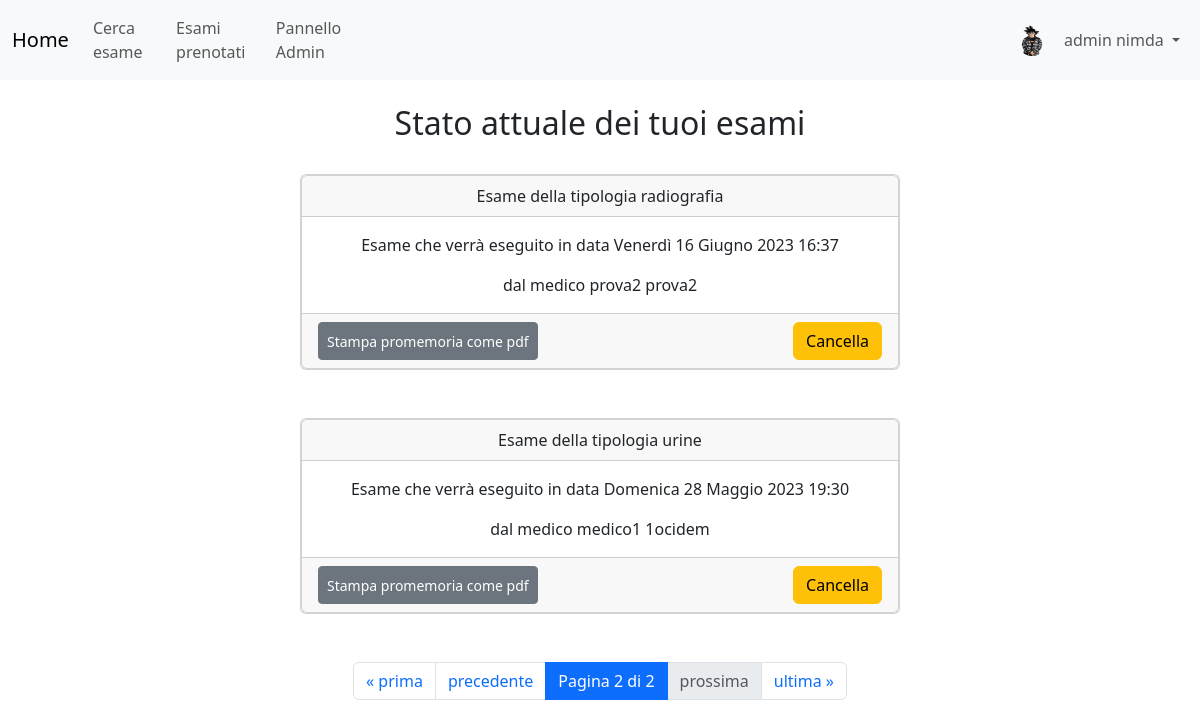
The app's page /gestione_utenti/situazione/?page=2 (signed in), older data.
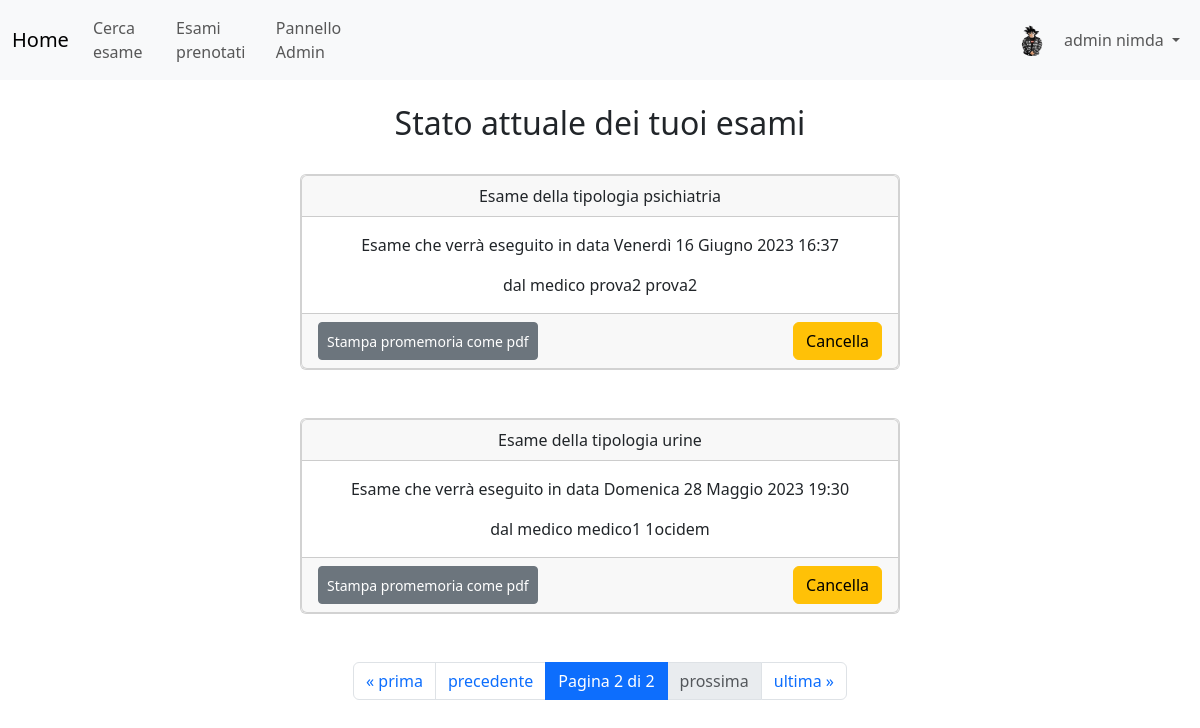
The same page, newer data.
### gestione_medici/models.py (models this page shows, shortened)
class Esame(DirtyFieldsMixin, models.Model):
    TIPOLOGIE_POSSIBILI = [
        ('ematochimica', 'Ematochimica'),
        ('urine', 'Urine'),
        ('oculistica', 'Oculistica'),
        ('radiografia', 'Radiografia'),
        ('ginecologia', 'Ginecologia'),
        ('ecografia', 'Ecografia'),
        ('risonanza_magnetica', 'Risonanza magnetica'),
        ('cardiologia', 'Cardiologia'),
        ('allergologia', 'Allergologia'),
        ('gastroenterologia', 'gastroenterologia'),
        ('urologia', 'Urologia'),
        ('psichiatria', 'Psichiatria'),
        ('pediatria', 'Pediatria'),
        ('otorinolaringologia', 'Otorinolaringologia'),
        ('neurologia', 'Neurologia'),
        ('dermatologia', 'Dermatologia'),
        ('endocrinologia', 'Endocrinologia'),
        ('angiologia', 'Angiologia')
    ]
    STATI_POSSIBILI = [
        ('disponibile', 'Disponibile'),
        ('prenotato', 'Prenotato'),
        ('eseguito', 'Eseguito'),
        ('cancellato', 'Cancellato')
    ]
    tipologia = models.CharField(max_length=30, choices=TIPOLOGIE_POSSIBILI)
    medico = models.ForeignKey(Medico, related_name='esami_caricati', on_delete=models.PROTECT)
    data = models.DateTimeField()
    stato = models.CharField(max_length=20, choices=STATI_POSSIBILI, default='disponibile')
    paziente = models.ForeignKey(UtenteCustom, related_name='esami', null=True, blank=True,
                               on_delete=models.SET_NULL)
    def get_nome_medico(self):
        return self.medico.utente.first_name
    def get_cognome_medico(self):
        return self.medico.utente.last_name
    class Meta:
        verbose_name_plural = 'Esami'
        ordering = ['data']

class Medico(models.Model):
    utente = models.OneToOneField(UtenteCustom, on_delete=models.CASCADE, related_name='medico')
    descrizione = models.TextField(blank=True, null=True)
    class Meta:
        verbose_name_plural = 'Medici'

### utenti_custom/models.py (models this page shows)
class UtenteCustom(AbstractUser):
    username = None
    email = models.EmailField(_('email address'), unique=True)
    foto_profilo = models.ImageField(upload_to ='immagini_utenti/%Y/%m/%d/', blank=True, null=True)
    USERNAME_FIELD = 'email'
    REQUIRED_FIELDS = ['first_name', 'last_name',]
    objects = UserManager()
    def __str__(self):
        return f"{self.first_name} {self.last_name}"

### gestione_utenti/views.py (the view)
# urls.py: path("situazione/", situazione_utente, name='situazione'),
@login_required
def situazione_utente(request):
    user = get_object_or_404(UtenteCustom, pk=request.user.pk)
    esami = user.esami.all().order_by('-data')
    paginatore = Paginator(esami, 2)
    numero_pagina = request.GET.get("page")
    pagina = paginatore.get_page(numero_pagina)
    ctx = {'page_obj': pagina}
    return render(request,"gestione_utenti/situazione.html",ctx)

### gestione_utenti/templates/gestione_utenti/situazione.html (shortened to what this page needs)
{% extends 'base.html' %}
{% block content %}
<br>
<center>
<h2> Stato attuale dei tuoi esami </h2>
</center>
<br>
<div class="d-flex justify-content-center">
{% for e in page_obj  %}
<br>
<div class="d-flex aligns-items-center justify-content-center card text-center w-50 mx-auto">
<div class="card text-center">
  <div class="card-header">
     Esame della tipologia {{ e.tipologia }}
  </div>
  <div class="card-body">
    {% if e.stato == 'prenotato' %}
        <p class="card-text"> Esame che verrà eseguito in data {{e.data}}</p>
    {% else %}
        <p class="card-text"> Esame eseguito in data {{e.data}}</p>
    {% endif %}
        <p class="card-text"> dal medico {{e.get_nome_medico}} {{e.get_cognome_medico}}</p>
  </div>
    <div class="card-footer">
        <div class="btn-wrapper text-center d-flex justify-content-between">
            <a href="{% url 'gestione_utenti:stampa_esame' e.pk %}"
            class="btn btn-secondary  btn-sm text-white d-flex align-items-center">Stampa promemoria come pdf</a>
            <a href="{% url 'gestione_utenti:cancella_prenotazione' e.pk %}"
            class="btn btn-warning" style="">Cancella</a>
        </div>
  </div>
</div>
</div>
</div>
<br>
{%endfor%}
{% include "paginatore.html" %}
{% endblock %}

Row changes from the older to the newer data that the page shows:
changed Esame "prova2": tipologia "radiografia" → "psichiatria"
